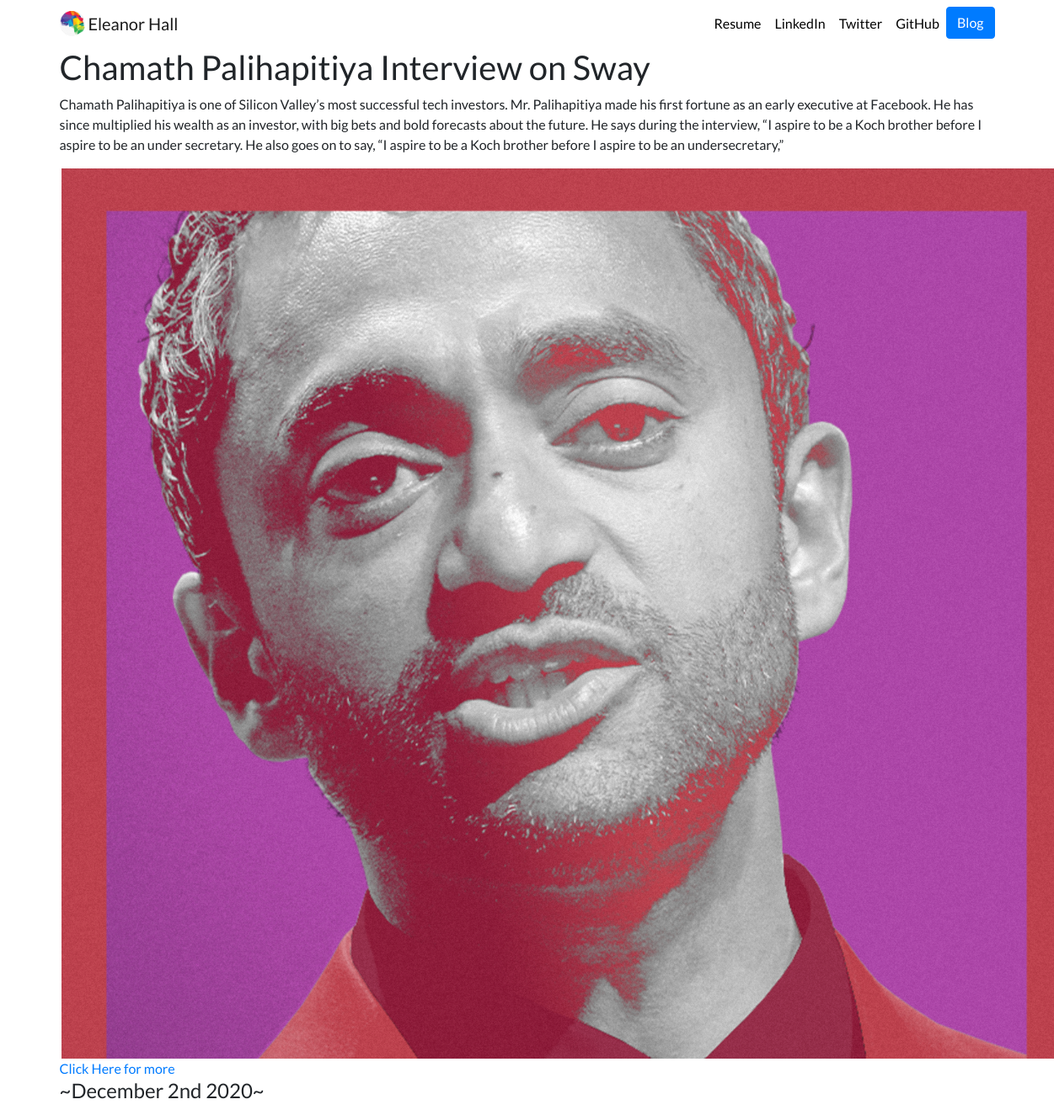
Page /blog/3/ on the committed database.
### blog/models.py (models this page shows)
class Blog(models.Model):
    title = models.CharField(max_length=200)
    description = models.TextField()
    image = models.ImageField(upload_to='portfolio/images/')
    url = models.URLField(blank=True)
    date = models.DateField()

### blog/views.py (the view)
# urls.py: path('<int:blog_id>/', views.detail, name='detail'),
def detail(request, blog_id):
    blog = get_object_or_404(Blog, pk=blog_id)
    return render(request, 'blog/detail.html', {'blog': blog})

### blog/templates/blog/detail.html
{% extends 'portfolio/base.html' %}
{% block content %}
<h1>{{ blog.title}}</h1>
<p>{{blog.description|safe}}</p>
<img src="{{blog.image.url}}">
{% if blog.url %}
<a href ="{{blog.url}}">Click Here for more </a>
<h4>~{{blog.date|date:'F jS Y'}}~</h4>
{% endif %}
{%endblock%}

### portfolio/static/portfolio/custom.css (style rules this page uses)
body { font-family: 'Lato', sans-serif; }

### rows in the picture
Blog: title "Chamath Palihapitiya Interview on Sway", description "Chamath Palihapitiya is one of Silicon Valley’s most successful tech investors. Mr. Palihapitiya made his first fortune as an early executive at Facebook. He has since multiplied his wealth as an investor, with big bets and bold forecasts about the future. He says during the interview, “I aspire to be a Koch brother before I aspire to be an under secretary. He also goes on to say, “I aspire to be a Koch brother before I aspire to be an undersecretary,”", image (picture), date "December 2nd 2020"
